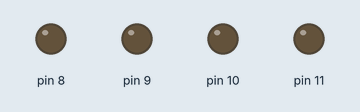
The sketch below on a simulated Arduino Uno, built with avr-gcc and run on an emulated ATmega328P. Parts: output pins drawn as LEDs (lit = HIGH).

Above: at 8.0 s.
At 18.0 s:
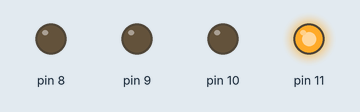
At 22.0 s:
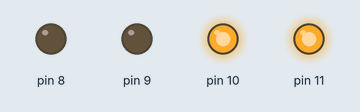
At 26.0 s:
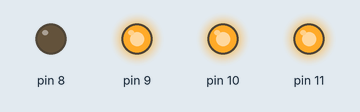
At 30.0 s:
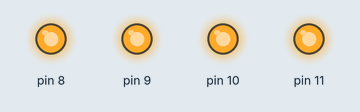
At 38.0 s:
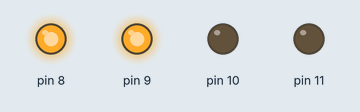
Timing chart, 0 to 41.6 s (numbered marks = the images above):
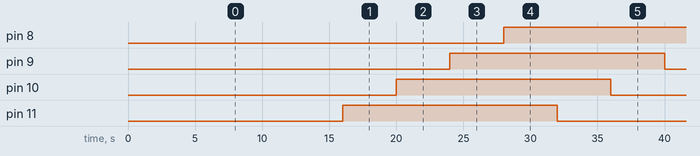

Measured:
- by itself, pin 8–11: alternates HIGH for 16.0 s and LOW for 16.0 s
- by itself, everything shown: repeats every 32.0 s, in 8 steps

The sketch:

Relay.ino
```cpp
 //2018-5-5
 void setup()
{   pinMode(11,OUTPUT);
    pinMode(10,OUTPUT);
    pinMode(9,OUTPUT);
   pinMode(8,OUTPUT);
}
 void loop()
{  digitalWrite(11,LOW);
    delay(4000);
   digitalWrite(10, LOW);
delay(4000);

digitalWrite(9, LOW);
delay(4000);
digitalWrite(8, LOW);
delay(4000);
digitalWrite(11, HIGH);
delay(4000);
digitalWrite(10, HIGH);
delay(4000);
digitalWrite(9, HIGH);
delay(4000);
digitalWrite(8, HIGH);
delay(4000);
}
```
